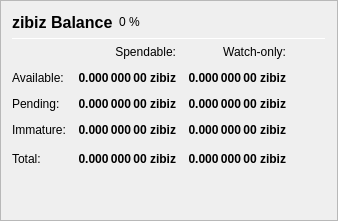
                   <widget class="QFrame" name="frame_Balances">
                    <property name="frameShape">
                     <enum>QFrame::StyledPanel</enum>
                    </property>
                    <property name="frameShadow">
                     <enum>QFrame::Raised</enum>
                    </property>
                    <layout class="QVBoxLayout" name="verticalLayout_4">
                     <item>
                      <layout class="QHBoxLayout" name="horizontalLayout_4">
                       <item>
                        <widget class="QLabel" name="label_5">
                         <property name="minimumSize">
                          <size>
                           <width>0</width>
                           <height>20</height>
                          </size>
                         </property>
                         <property name="font">
                          <font>
                           <pointsize>12</pointsize>
                           <weight>75</weight>
                           <bold>true</bold>
                          </font>
                         </property>
                         <property name="text">
                          <string>zibiz Balance</string>
                         </property>
                        </widget>
                       </item>
                       <item>
                        <widget class="QLabel" name="labelECAPercent">
                         <property name="text">
                          <string notr="true">0 %</string>
                         </property>
                        </widget>
                       </item>
                       <item>
                        <spacer name="horizontalSpacer_3">
                         <property name="orientation">
                          <enum>Qt::Horizontal</enum>
                         </property>
                         <property name="sizeHint" stdset="0">
                          <size>
                           <width>40</width>
                           <height>20</height>
                          </size>
                         </property>
                        </spacer>
                       </item>
                      </layout>
                     </item>
                     <item>
                      <widget class="Line" name="line_Balance">
                       <property name="minimumSize">
                        <size>
                         <width>0</width>
                         <height>1</height>
                        </size>
                       </property>
                       <property name="maximumSize">
                        <size>
                         <width>16777215</width>
                         <height>1</height>
                        </size>
                       </property>
                       <property name="orientation">
                        <enum>Qt::Horizontal</enum>
                       </property>
                      </widget>
                     </item>
                     <item>
                      <layout class="QGridLayout" name="gridLayout">
                       <property name="spacing">
                        <number>12</number>
                       </property>
                       <item row="0" column="1">
                        <widget class="QLabel" name="labelSpendable">
                         <property name="text">
                          <string>Spendable:</string>
                         </property>
                         <property name="alignment">
                          <set>Qt::AlignRight|Qt::AlignTrailing|Qt::AlignVCenter</set>
                         </property>
                        </widget>
                       </item>
                       <item row="0" column="2">
                        <widget class="QLabel" name="labelWatchonly">
                         <property name="text">
                          <string>Watch-only:</string>
                         </property>
                         <property name="alignment">
                          <set>Qt::AlignRight|Qt::AlignTrailing|Qt::AlignVCenter</set>
                         </property>
                        </widget>
                       </item>
                       <item row="1" column="0">
                        <widget class="QLabel" name="labelBalanceText">
                         <property name="text">
                          <string>Available:</string>
                         </property>
                        </widget>
                       </item>
                       <item row="1" column="1">
                        <widget class="QLabel" name="labelBalance">
                         <property name="font">
                          <font>
                           <weight>75</weight>
                           <bold>true</bold>
                          </font>
                         </property>
                         <property name="cursor">
                          <cursorShape>IBeamCursor</cursorShape>
                         </property>
                         <property name="toolTip">
                          <string>Your current spendable balance</string>
                         </property>
                         <property name="text">
                          <string notr="true">0.000 000 00 zibiz</string>
                         </property>
                         <property name="alignment">
                          <set>Qt::AlignRight|Qt::AlignTrailing|Qt::AlignVCenter</set>
                         </property>
                         <property name="textInteractionFlags">
                          <set>Qt::LinksAccessibleByMouse|Qt::TextSelectableByKeyboard|Qt::TextSelectableByMouse</set>
                         </property>
                        </widget>
                       </item>
                       <item row="1" column="2">
                        <widget class="QLabel" name="labelWatchAvailable">
                         <property name="font">
                          <font>
                           <weight>75</weight>
                           <bold>true</bold>
                          </font>
                         </property>
                         <property name="cursor">
                          <cursorShape>IBeamCursor</cursorShape>
                         </property>
                         <property name="toolTip">
                          <string>Your current balance in watch-only addresses</string>
                         </property>
                         <property name="text">
                          <string notr="true">0.000 000 00 zibiz</string>
                         </property>
                         <property name="alignment">
                          <set>Qt::AlignRight|Qt::AlignTrailing|Qt::AlignVCenter</set>
                         </property>
                         <property name="textInteractionFlags">
                          <set>Qt::LinksAccessibleByMouse|Qt::TextSelectableByKeyboard|Qt::TextSelectableByMouse</set>
                         </property>
                        </widget>
                       </item>
                       <item row="2" column="0">
                        <widget class="QLabel" name="labelPendingText">
                         <property name="text">
                          <string>Pending:</string>
                         </property>
                        </widget>
                       </item>
                       <item row="2" column="1">
                        <widget class="QLabel" name="labelUnconfirmed">
                         <property name="font">
                          <font>
                           <weight>75</weight>
                           <bold>true</bold>
                          </font>
                         </property>
                         <property name="cursor">
                          <cursorShape>IBeamCursor</cursorShape>
                         </property>
                         <property name="toolTip">
                          <string>Total of transactions that have yet to be confirmed, and do not yet count toward the spendable balance</string>
                         </property>
                         <property name="text">
                          <string notr="true">0.000 000 00 zibiz</string>
                         </property>
                         <property name="alignment">
                          <set>Qt::AlignRight|Qt::AlignTrailing|Qt::AlignVCenter</set>
                         </property>
                         <property name="textInteractionFlags">
                          <set>Qt::LinksAccessibleByMouse|Qt::TextSelectableByKeyboard|Qt::TextSelectableByMouse</set>
                         </property>
                        </widget>
                       </item>
                       <item row="2" column="2">
                        <widget class="QLabel" name="labelWatchPending">
                         <property name="font">
                          <font>
                           <weight>75</weight>
                           <bold>true</bold>
                          </font>
                         </property>
                         <property name="cursor">
                          <cursorShape>IBeamCursor</cursorShape>
                         </property>
                         <property name="toolTip">
                          <string>Unconfirmed transactions to watch-only addresses</string>
                         </property>
                         <property name="text">
                          <string notr="true">0.000 000 00 zibiz</string>
                         </property>
                         <property name="alignment">
                          <set>Qt::AlignRight|Qt::AlignTrailing|Qt::AlignVCenter</set>
                         </property>
                         <property name="textInteractionFlags">
                          <set>Qt::LinksAccessibleByMouse|Qt::TextSelectableByKeyboard|Qt::TextSelectableByMouse</set>
                         </property>
                        </widget>
                       </item>
                       <item row="3" column="0">
                        <widget class="QLabel" name="labelImmatureText">
                         <property name="text">
                          <string>Immature:</string>
                         </property>
                        </widget>
                       </item>
                       <item row="3" column="1">
                        <widget class="QLabel" name="labelImmature">
                         <property name="font">
                          <font>
                           <weight>75</weight>
                           <bold>true</bold>
                          </font>
                         </property>
                         <property name="cursor">
                          <cursorShape>IBeamCursor</cursorShape>
                         </property>
                         <property name="toolTip">
                          <string>Staked rewards that has not yet matured</string>
                         </property>
                         <property name="text">
                          <string notr="true">0.000 000 00 zibiz</string>
                         </property>
                         <property name="alignment">
                          <set>Qt::AlignRight|Qt::AlignTrailing|Qt::AlignVCenter</set>
                         </property>
                         <property name="textInteractionFlags">
                          <set>Qt::LinksAccessibleByMouse|Qt::TextSelectableByKeyboard|Qt::TextSelectableByMouse</set>
                         </property>
                        </widget>
                       </item>
                       <item row="3" column="2">
                        <widget class="QLabel" name="labelWatchImmature">
                         <property name="font">
                          <font>
                           <weight>75</weight>
                           <bold>true</bold>
                          </font>
                         </property>
                         <property name="cursor">
                          <cursorShape>IBeamCursor</cursorShape>
                         </property>
                         <property name="toolTip">
                          <string>Staked or masternode rewards in watch-only addresses that has not yet matured</string>
                         </property>
                         <property name="text">
                          <string notr="true">0.000 000 00 zibiz</string>
                         </property>
                         <property name="alignment">
                          <set>Qt::AlignRight|Qt::AlignTrailing|Qt::AlignVCenter</set>
                         </property>
                         <property name="textInteractionFlags">
                          <set>Qt::LinksAccessibleByMouse|Qt::TextSelectableByKeyboard|Qt::TextSelectableByMouse</set>
                         </property>
                        </widget>
                       </item>
                       <!--
                       <item row="4" column="0">
                        <widget class="QLabel" name="labelLockedBalanceText">
                         <property name="toolTip">
                          <string>Locked zibiz or Masternode collaterals. These are excluded from zECA minting.</string>
                         </property>
                         <property name="text">
                          <string>Locked:</string>
                         </property>
                        </widget>
                       </item>
                       <item row="4" column="1">
                        <widget class="QLabel" name="labelLockedBalance">
                         <property name="font">
                          <font>
                           <weight>75</weight>
                           <bold>true</bold>
                          </font>
                         </property>
                         <property name="cursor">
                          <cursorShape>IBeamCursor</cursorShape>
                         </property>
                         <property name="toolTip">
                          <string>Locked zibiz or Masternode collaterals. These are excluded from zECA minting.</string>
                         </property>
                         <property name="text">
                          <string notr="true">0.000 000 00 zibiz</string>
                         </property>
                         <property name="alignment">
                          <set>Qt::AlignRight|Qt::AlignTrailing|Qt::AlignVCenter</set>
                         </property>
                         <property name="textInteractionFlags">
                          <set>Qt::LinksAccessibleByMouse|Qt::TextSelectableByKeyboard|Qt::TextSelectableByMouse</set>
                         </property>
                        </widget>
                       </item>
                       <item row="4" column="2">
                        <widget class="QLabel" name="labelWatchLocked">
                         <property name="font">
                          <font>
                           <weight>75</weight>
                           <bold>true</bold>
                          </font>
                         </property>
                         <property name="cursor">
                          <cursorShape>IBeamCursor</cursorShape>
                         </property>
                         <property name="toolTip">
                          <string>Current locked balance in watch-only addresses</string>
                         </property>
                         <property name="text">
                          <string notr="true">0.000 000 00 zibiz</string>
                         </property>
                         <property name="alignment">
                          <set>Qt::AlignRight|Qt::AlignTrailing|Qt::AlignVCenter</set>
                         </property>
                         <property name="textInteractionFlags">
                          <set>Qt::LinksAccessibleByMouse|Qt::TextSelectableByKeyboard|Qt::TextSelectableByMouse</set>
                         </property>
                        </widget>
                       </item>
                       -->
                       <item row="5" column="0">
                        <widget class="QLabel" name="labelTotalText">
                         <property name="toolTip">
                          <string>Your current zibiz balance, unconfirmed and immature transactions included</string>
                         </property>
                         <property name="text">
                          <string>Total:</string>
                         </property>
                        </widget>
                       </item>
                       <item row="5" column="1">
                        <widget class="QLabel" name="labelTotal">
                         <property name="font">
                          <font>
                           <weight>75</weight>
                           <bold>true</bold>
                          </font>
                         </property>
                         <property name="cursor">
                          <cursorShape>IBeamCursor</cursorShape>
                         </property>
                         <property name="toolTip">
                          <string>Your current zibiz balance, unconfirmed and immature transactions included</string>
                         </property>
                         <property name="text">
                          <string notr="true">0.000 000 00 zibiz</string>
                         </property>
                         <property name="alignment">
                          <set>Qt::AlignRight|Qt::AlignTrailing|Qt::AlignVCenter</set>
                         </property>
                         <property name="textInteractionFlags">
                          <set>Qt::LinksAccessibleByMouse|Qt::TextSelectableByKeyboard|Qt::TextSelectableByMouse</set>
                         </property>
                        </widget>
                       </item>
                       <item row="5" column="2">
                        <widget class="QLabel" name="labelWatchTotal">
                         <property name="font">
                          <font>
                           <weight>75</weight>
                           <bold>true</bold>
                          </font>
                         </property>
                         <property name="cursor">
                          <cursorShape>IBeamCursor</cursorShape>
                         </property>
                         <property name="toolTip">
                          <string>Current total balance in watch-only addresses</string>
                         </property>
                         <property name="text">
                          <string notr="true">0.000 000 00 zibiz</string>
                         </property>
                         <property name="alignment">
                          <set>Qt::AlignRight|Qt::AlignTrailing|Qt::AlignVCenter</set>
                         </property>
                         <property name="textInteractionFlags">
                          <set>Qt::LinksAccessibleByMouse|Qt::TextSelectableByKeyboard|Qt::TextSelectableByMouse</set>
                         </property>
                        </widget>
                       </item>
                       <item row="5" column="3">
                        <spacer name="horizontalSpacer_9">
                         <property name="orientation">
                          <enum>Qt::Horizontal</enum>
                         </property>
                         <property name="sizeHint" stdset="0">
                          <size>
                           <width>40</width>
                           <height>20</height>
                          </size>
                         </property>
                        </spacer>
                       </item>
                      </layout>
                     </item>
                     <item>
                      <spacer name="verticalSpacer_3">
                       <property name="orientation">
                        <enum>Qt::Vertical</enum>
                       </property>
                       <property name="sizeHint" stdset="0">
                        <size>
                         <width>20</width>
                         <height>40</height>
                        </size>
                       </property>
                      </spacer>
                     </item>
                    </layout>
                   </widget>
